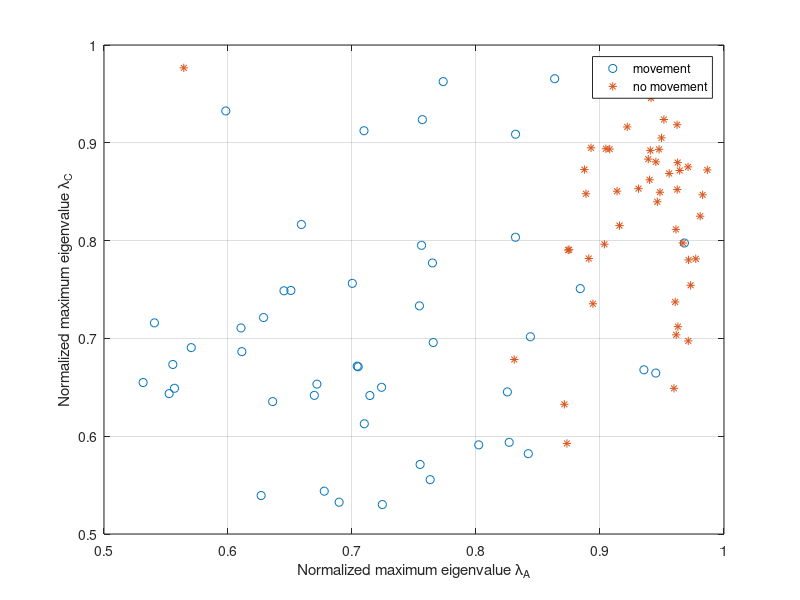
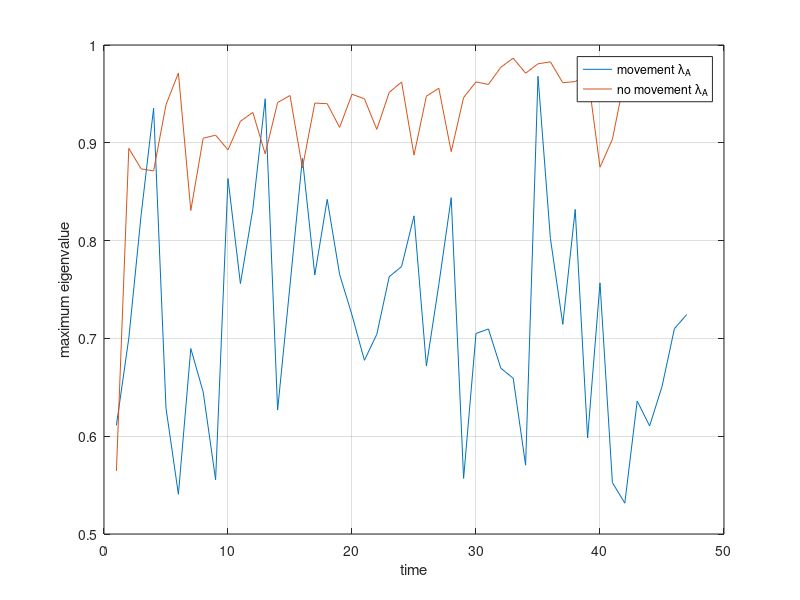

Reproduce these figures in MATLAB, in order.
clear

%load('theta.mat');  %results from sage saved in file theta.mat

N=4; %number of CSIs in each sample
N1=3; %number of samples in each time slot/window
N_tot=50;  %total number of channel measurement sample
%N_tot=size(theta,2);
group=N_tot-N1;

n=1:N_tot;
g=1:group;
H_ori=zeros(N,length(n));
H_ori_no=zeros(N,length(n));
H=zeros(N,N1,group);
A=zeros(N,N,group-1);
C=zeros(N,N,group-1);
A_no=zeros(N,N,group-1);
C_no=zeros(N,N,group-1);
lamda_a=zeros(1,group);

%%generate unrelated matrixs to simulate huamn movements
for ii=1:N_tot
    H_ori(:,ii)=rand(N,1)+i*rand(N,1);  %generate 10 random channel measurement sampel
end
%H_ori=theta;  %copy the SAGE result to H

for i=1:group
    m=i;
    for j=1:N1
    H(:,j,i)=H_ori(:,m);  %put N1 samples in each time slot
    m=m+1;
    end
end

%calculate the correlation matrix A and C for amplitudes and phase of the CSI measurements
for ii=1:group
    for i=1:N
        for j=1:N
                temp=corrcoef(real(H(i,:,ii)),real(H(j,:,ii)));
                A(i,j,ii)=temp(1,2);
                temp=corrcoef(imag(H(i,:,ii)),imag(H(j,:,ii)));  
                C(i,j,ii)=temp(1,2);            
        end
    end
end

%extract the max eigenvlaue of matrix A and C from the normalized eigenvextors
for i=1:group
    [eigvec_a(:,:,i),val_a(:,:,i)]=eig(A(:,:,i));
    [eigvec_c(:,:,i),val_c(:,:,i)]=eig(C(:,:,i));
    temp_a=A(:,:,i)*eigvec_a(:,:,i)/4;
    lamda_a(i)=max(temp_a(1,:)./eigvec_a(1,:,i));
    temp_c=C(:,:,i)*eigvec_c(:,:,i)/4;
    lamda_c(i)=max(temp_c(1,:)./eigvec_c(1,:,i));
end

%%generate related matrixs to simulate no huamn movements
clear i
for ii=1:N_tot
    if ii<=3
        H_ori_no(:,ii)=rand(N,1)+i*rand(N,1);  %generate 10 random channel measurement sampel
    else
        H_ori_no(:,ii)=H_ori_no(:,ii-3)+rand+i*rand;
    end
end

for i=1:group
    m=i;
    for j=1:N1
    H_no(:,j,i)=H_ori_no(:,m);  %put N1 samples in each time slot
    m=m+1;
    end
end

%calculate the correlation matrix A and C for amplitudes and phase of the CSI measurements
for ii=1:group
    for i=1:N
        for j=1:N
                tem=corrcoef(real(H_no(i,:,ii)),real(H_no(j,:,ii)));
                A_no(i,j,ii)=tem(1,2);
                tem=corrcoef(imag(H_no(i,:,ii)),imag(H_no(j,:,ii)));  
                C_no(i,j,ii)=tem(1,2);            
        end
    end
end

%extract the max eigenvlaue of matrix A and C from the normalized eigenvextors
for i=1:group
    [eigvec_a_no(:,:,i),val_a_no(:,:,i)]=eig(A_no(:,:,i));
    [eigvec_c_no(:,:,i),val_c_no(:,:,i)]=eig(C_no(:,:,i));
    tem_a=A_no(:,:,i)*eigvec_a_no(:,:,i)/4;
    lamda_a_no(i)=max(tem_a(1,:)./eigvec_a_no(1,:,i));
    tem_c=C_no(:,:,i)*eigvec_c_no(:,:,i)/4;
    lamda_c_no(i)=max(tem_c(1,:)./eigvec_c_no(1,:,i));
end


figure;
plot(lamda_a,lamda_c,'o');
xlabel('Normalized maximum eigenvalue \lambda_{A}');
ylabel('Normalized maximum eigenvalue \lambda_{C}');
grid on
hold on
plot(lamda_a_no,lamda_c_no,'*');
legend('movement','no movement');

figure;
plot(g,lamda_a);
hold on;
plot(g,lamda_a_no);
legend('movement \lambda_{A}','no movement \lambda_{A}');
xlabel('time');
ylabel('maximum eigenvalue');
grid on